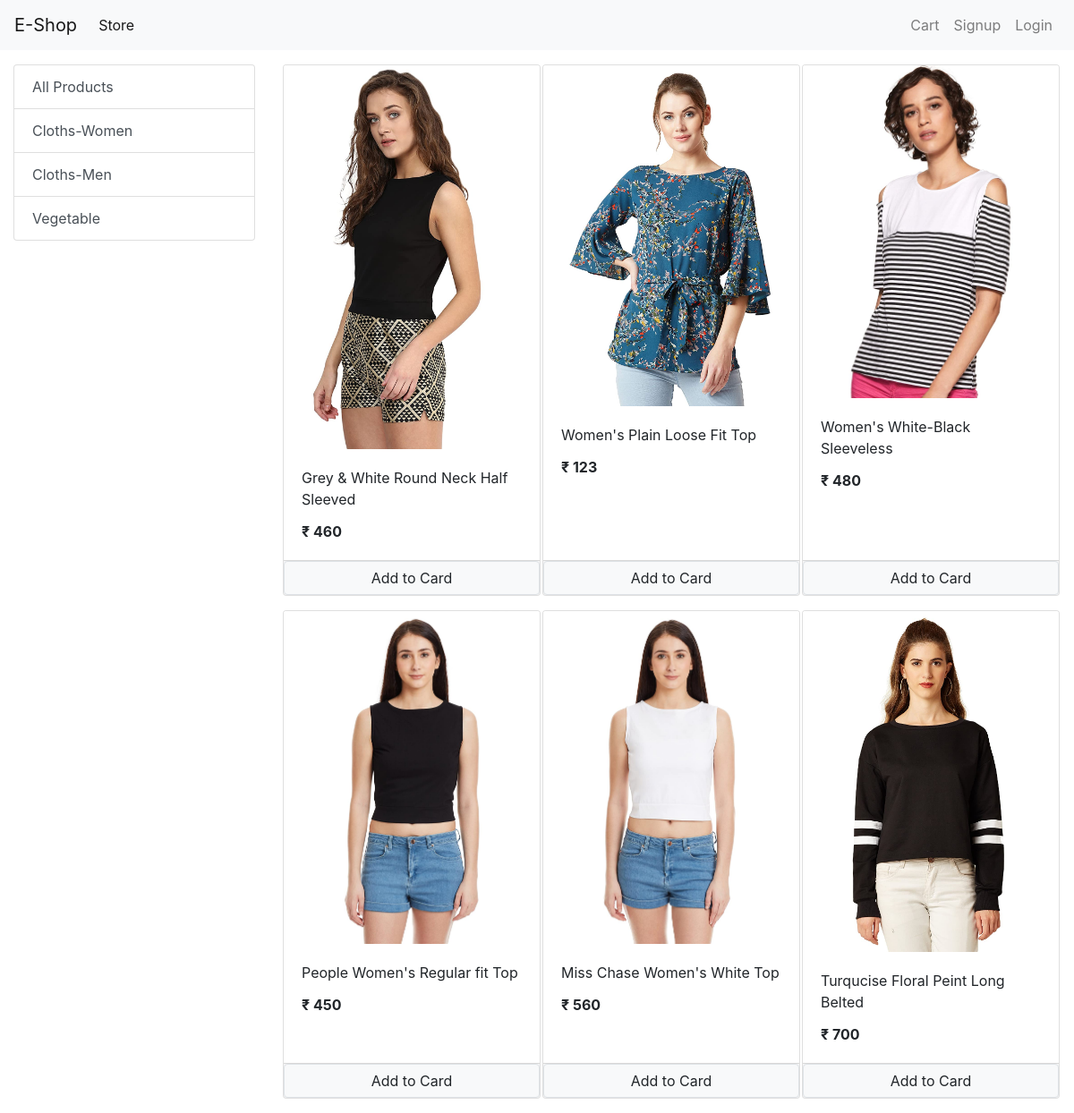
/?category=1, run on the app's committed database.
### store/models/category.py (models this page shows, shortened)
class Category(models.Model):
    name = models.CharField(max_length=20)
    @staticmethod
    def get_all_categories():
        return Category.objects.all()

### store/models/product.py (models this page shows, shortened)
class Product(models.Model):
    name = models.CharField(max_length=50)
    price = models.IntegerField(default=50)
    category = models.ForeignKey(Category, on_delete=models.CASCADE, default=1)
    description = models.CharField(max_length=200, default='', null=True, blank=True)
    image = models.ImageField(upload_to='uploads/products/')
    @staticmethod
    def get_all_products_by_categoryid(category_id):
        if category_id:
            return Product.objects.filter(category = category_id)
        else:
            return Product.get_all_products()

### store/views/home.py (the view, shortened to what this page needs)
# urls.py: path('', Index.as_view(), name='homepage'),
class Index(View):
    def get(self, request):
        cart = request.session.get('cart')
        if not cart:
            request.session['cart'] = {}
        products = None
        categories = Category.get_all_categories()
        categoryID = request.GET.get('category')
        if categoryID:
            products = Product.get_all_products_by_categoryid(categoryID)
        else:
            products = Product.get_all_products()
        data = {}
        data['products'] = products
        data['categories'] = categories
        return render(request, 'index.html', data)

### store/templatetags/cart.py (called while the page is built)
@register.filter(name='is_in_cart')
def is_in_cart(product, cart):
    keys = cart.keys()
    for id in keys:
        if int(id) == product.id:
            return True
    return False

### store/templatetags/custom_filter.py (called while the page is built)
@register.filter(name='currency')
def currency(number):
    return "₹ "+str(number)

### store/templates/index.html (shortened to what this page needs)
{% extends 'base.html' %}
{% block content %}
{% load cart %}
{% load custom_filter %}
<div class="container-fluid mt-3">
  <div class="row">
    <div class="col-lg-3 max-auto">
      <div class="list-group">
        <a href="/" class="list-group-item list-group-item-action  "> All Products</a>
        {% for category in categories %}
        <a href="/?category={{category.id}}" class="list-group-item list-group-item-action  ">{{category.name}}</a>
        {% endfor %}
      </div>
    </div>
    <div id="products" class="col-lg-9 mx-auto">
      <div class="row mx-auto">
        {% for product in products %}
        <div class="card mx-auto mb-3" id={{product.id}} style="width: 18rem;">
          <img src="{{product.image.url}}" class="card-img-top" alt="Card image cap">
          <div class="card-body">
            <p class="card-title">{{product.name}}</p>
            <p class="card-text"><b>{{product.price|currency}}</b></p>
          </div>
          <div class="card-footer p-0 nu-gutters">
            {% if product|is_in_cart:request.session.cart %}
            <div class="row  nu-gutters">
              <form action="/#{{product.id}}" method="post" class="col-2">
                {% csrf_token %}
                <input hidden type="text" name="product" value="{{product.id}}">
                <input hidden type="text" name="remove" value="True">
                <input type="submit" value=" - " class="btn btn-block btn-secondary">
              </form>
              <div class="text-center col">{{product|cart_quantity:request.session.cart}} in cart</div>
              <form action="/#{{product.id}}" method="post" class="col-2">
                {% csrf_token %}
                <input hidden type="text" name="product" value="{{product.id}}">
                <input type="submit" value=" + " class="btn btn-block btn-secondary">
              </form>
            </div>
            {% else %}
            <form action="/#{{product.id}}" method="POST" class="btn-block">
              <input type="submit" class="float-right btn btn-light border form-control" value="Add to Card">
            </form>
            {% endif %}
          </div>
        </div>
        {% endfor %}
      </div>
    </div>
  </div>
</div>
{% endblock %}

### data on the page
Category: name "Cloths-Women"
Category: name "Cloths-Men"
Category: name "Vegetable"
Product: image (picture), name "Grey & White Round Neck Half Sleeved", price "₹ 460"
Product: image (picture), name "Women's Plain Loose Fit Top", price "₹ 123"
Product: image (picture), name "Women's White-Black Sleeveless", price "₹ 480"
Product: image (picture), name "People Women's Regular fit Top", price "₹ 450"
Product: image (picture), name "Miss Chase Women's White Top", price "₹ 560"
Product: image (picture), name "Turqucise Floral Peint Long Belted", price "₹ 700"
